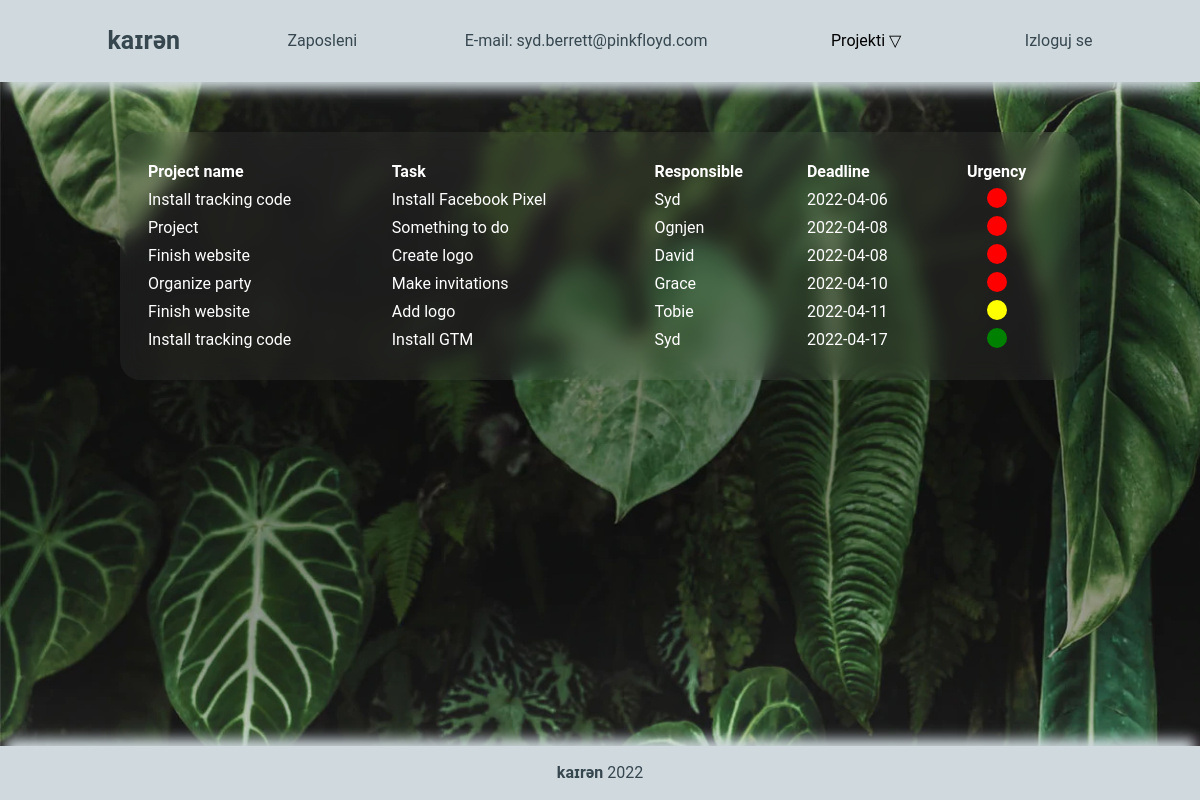
Screenshot of /dashboard/projects.php (signed in) with the database file from the repository.
### tables this page shows
CREATE TABLE IF NOT EXISTS `zadatak` (
  `task_id` int(11) NOT NULL AUTO_INCREMENT,
  `project_foreign_id` int(11) NOT NULL,
  `task_description` varchar(255) NOT NULL,
  `employee_foreign_id` int(11) NOT NULL,
  `task_deadline` date NOT NULL,
  PRIMARY KEY (`task_id`),
  KEY `for_project` (`project_foreign_id`),
  KEY `in_charge` (`employee_foreign_id`)
);

CREATE TABLE IF NOT EXISTS `projekat` (
  `project_id` int(11) NOT NULL AUTO_INCREMENT,
  `project_name` varchar(255) NOT NULL,
  `project_description` text NOT NULL,
  PRIMARY KEY (`project_id`)
);

CREATE TABLE IF NOT EXISTS `zaposleni` (
  `id` int(11) NOT NULL AUTO_INCREMENT,
  `name` varchar(255) NOT NULL,
  `surname` varchar(255) NOT NULL,
  `email` varchar(255) NOT NULL,
  `password` varchar(255) DEFAULT NULL,
  `position_id` int(11) NOT NULL DEFAULT '1',
  `salary` int(11) NOT NULL,
  PRIMARY KEY (`id`),
  KEY `position_id` (`position_id`)
);

### classes/Tasks.php (the view, shortened to what this page needs)
<?php
class Task {
    public $project_name;
    public $task_description;
    public $responsible;
    public $task_deadline;
    private $urgency;
    function __construct($row){
        $this->project_name = $row['project_name'];
        $this->task_description = $row['task_description'];
        $this->responsible = $row['name'];
        $this->task_deadline = $row['task_deadline'];
        if($this->task_deadline <= date("Y-m-d", strtotime("+3 day"))):
            $this->urgency = 'red';
            elseif($this->task_deadline >= date("Y-m-d", strtotime("+3 day")) && $this->task_deadline <= date("Y-m-d", strtotime("+5 day"))):
                $this->urgency = 'yellow';
            else: $this->urgency = 'green';
        endif;
    }
    public function prikazi_zadatak($type) {
        if($type=='lista'):
        echo
        "<tr>
            <td>$this->project_name</td>
            <td>$this->task_description</td>
            <td>$this->responsible</td>
            <td>$this->task_deadline</td>
            <td class='urgency-column'><span class='urgency-circle urgency-$this->urgency' ></span><td>
        </tr>";
        endif;
    }
}
?>

### dashboard/projects.php (shortened to what this page needs)
<?php
include '../config/db_connection.php';
include '../classes/Tasks.php';
$projects_query = 'SELECT project_name, task_description, name, task_deadline,task_id FROM zadatak JOIN projekat ON zadatak.project_foreign_id = projekat.project_id JOIN zaposleni ON zadatak.employee_foreign_id = zaposleni.id ORDER BY task_deadline ASC';
$projects_result =  mysqli_query($connection, $projects_query);
$projects = mysqli_fetch_all($projects_result, MYSQLI_ASSOC);
?>
<!DOCTYPE html>
<html lang="en">
<?php include '../templates/header.php' ?>
<body>
<?php include '../templates/navigation.php' ?>
<div class="table-container">
    <table class="projects__table">
        <thead>
            <th>Project name</th>
            <th>Task</th>
            <th>Responsible</th>
            <th>Deadline</th>
            <th style="text-align: center;">Urgency</th>
        </thead>
        <tbody>
            <?php foreach($projects as $row):
                $task = new Task($row);
                $task->prikazi_zadatak('lista');
            endforeach; ?>
        </tbody>
    </table>
</div>
<?php include '../templates/footer.php' ?>
</body>
</html>

### templates/header.php (shortened to what this page needs)
<!DOCTYPE html>
<html lang="en">
    <head>
    <link rel="stylesheet" href="../assets/style.css">
</head>

### templates/navigation.php (shortened to what this page needs)
<nav>
    <div class="navigation">
        <a href="../dashboard/dashboard.php"><strong style="font-size:25px; cursor: default" >kaɪrən </strong></a>
        <a href="zaposleni.php">Zaposleni</a>
        <a>E-mail: <?php echo $_SESSION['email'] ?></a>
        <div class="dropdown">
            <button class="dropbtn">Projekti &#9661; </button>
        </div>
        <a href="../config/logout.php">Izloguj se</a>
    </div>
</nav>

### templates/footer.php
<footer>
    <p><strong>kaɪrən</strong> <?php echo date('Y')?></p>
</footer>

### assets/style.css (style rules this page uses)
*, *::before, *::after { box-sizing: border-box; }
* { margin: 0; }
a, a:focus, a:visited, a:hover { text-decoration: none; }
body { min-height: 100vh; text-rendering: optimizeSpeed; line-height: 1.5; font-family: 'Roboto', sans-serif; background-color: rgba(255, 255, 255, 0.05); background-image: url('background-image.jpg'), url('background-image.png'); background-size: cover; background-repeat:no-repeat; overflow-y:hidden; }
input, button, textarea, select { font: inherit; }
.navigation { background-color: #CFD9DE; display: flex; justify-content: space-evenly; align-items: center; -webkit-box-shadow: 0px 13px 12px -6px #CFD9DE; box-shadow: 0px 13px 12px -6px #CFD9DE; padding: 15px 0; }
.navigation a { color: #37474f; }
.dropdown .dropbtn { font-size: 16px; border: none; outline: none; padding: 14px 16px; background-color: inherit; font-family: inherit; margin: 0; }
.table-container { width: 100%; height: 350px; overflow-y: AUTO; }
.projects__table { color: white; backdrop-filter: blur(10px); background-color: rgba(255, 255, 255, 0.05); padding: 25px; margin: 50px auto 0 auto; width: 80%; border-radius: 20px; overflow-x: scroll; }
.projects__table thead { text-align: left; }
.urgency-column { display: flex; justify-content: center; }
.urgency-circle { height: 20px; width: 20px; background-color: #bbb; border-radius: 50%; display: inline-block; }
.urgency-red { background-color: red; }
.urgency-yellow { background-color: yellow; }
.urgency-green { background-color: green; }
footer { position: absolute; bottom: 0; left: 0; padding: 15px 10px; width: 100%; background-color: #CFD9DE; color: #37474f; text-align: center; -webkit-box-shadow: 0px -13px 12px -6px #CFD9DE; box-shadow: 0px -13px 12px -6px #CFD9DE; }

### rows the page displays
zadatak: project_foreign.project_name "Install tracking code", task_description "Install Facebook Pixel", employee_foreign.name "Syd", task_deadline "2022-04-06"
zadatak: project_foreign.project_name "Project", task_description "Something to do", employee_foreign.name "Ognjen", task_deadline "2022-04-08"
zadatak: project_foreign.project_name "Finish website", task_description "Create logo", employee_foreign.name "David", task_deadline "2022-04-08"
zadatak: project_foreign.project_name "Organize party", task_description "Make invitations", employee_foreign.name "Grace", task_deadline "2022-04-10"
zadatak: project_foreign.project_name "Finish website", task_description "Add logo", employee_foreign.name "Tobie", task_deadline "2022-04-11"
zadatak: project_foreign.project_name "Install tracking code", task_description "Install GTM", employee_foreign.name "Syd", task_deadline "2022-04-17"

### other values shown
$_SESSION['email'] "syd.berrett@pinkfloyd.com"
